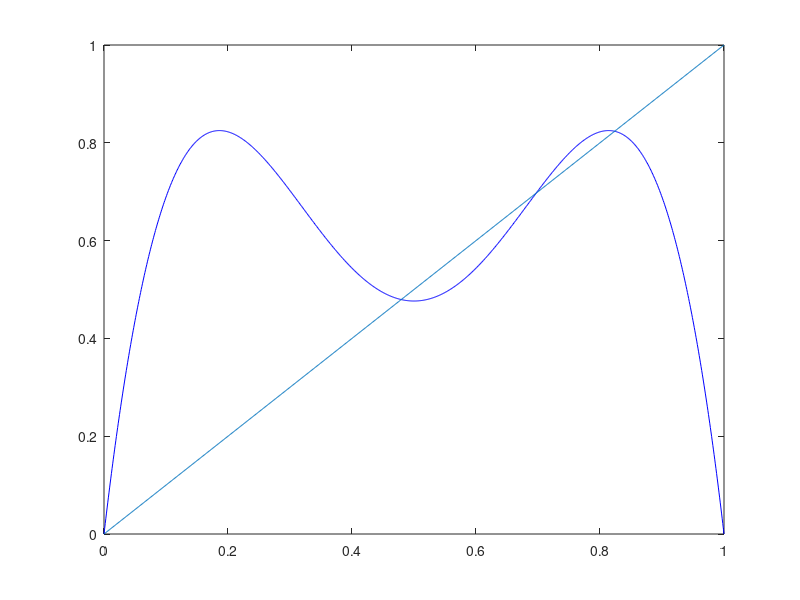

Here is the MATLAB script that generated this plot:
% Period 2 and 4 cycles for logistic map

clear all;
clc;

% Choose these values for period-2 cycle
r=3.3;
iter=2;

% Choose these values for period-4 cycle
% r=3.5;
% iter=4;

x=0:0.001:1;
for n=1:iter
    f=r*x.*(1-x);
    x=f;
end
area=0:0.001:1;
plot(area,f,'b')
hold on
plot(area,area)
